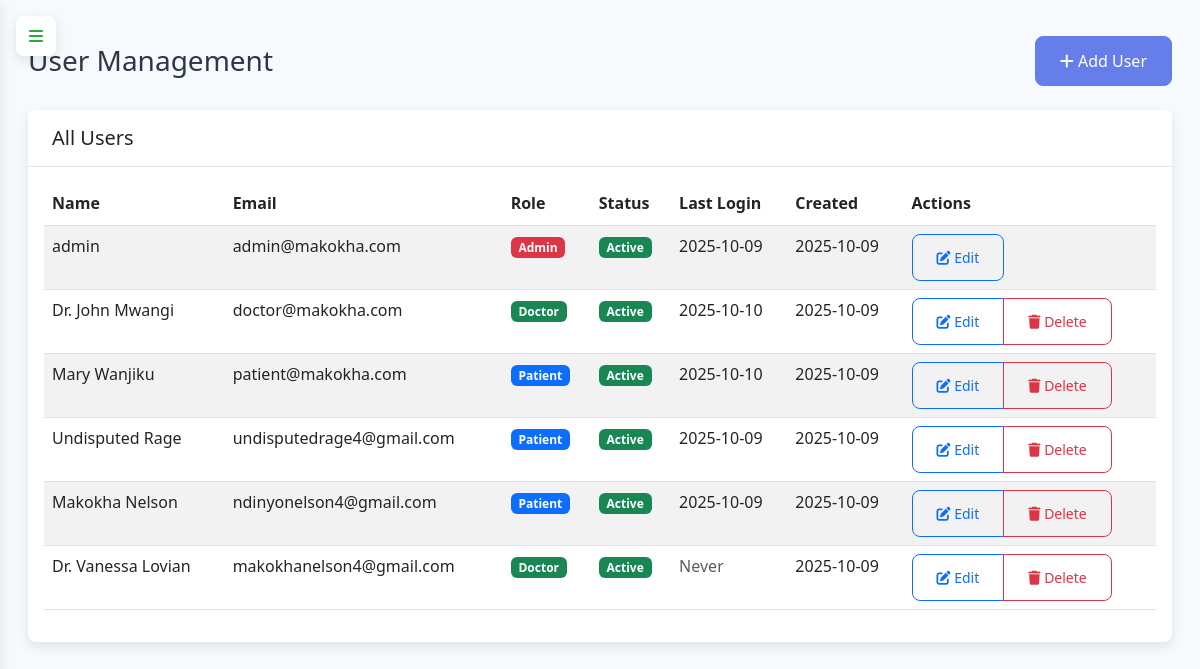
Before: /admin/users (signed in) with the older database file.
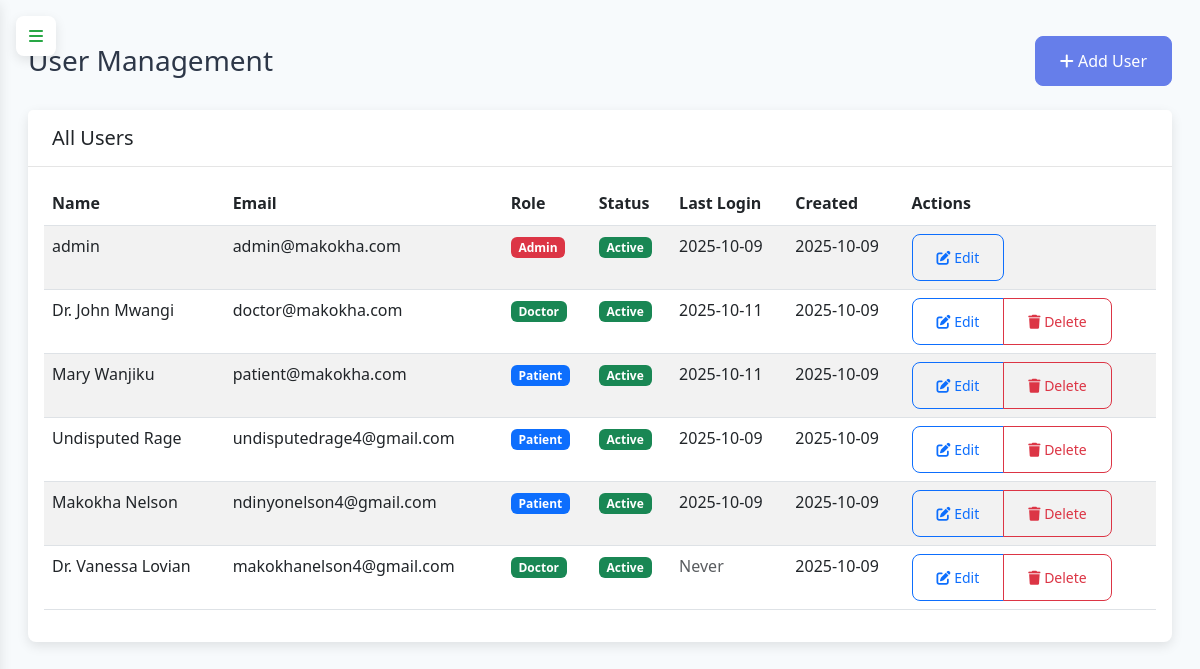
After: the same page with the newer database file.
### app.py (models this page shows, shortened)
class User(UserMixin, db.Model):
    id = db.Column(db.Integer, primary_key=True)
    username = db.Column(db.String(80), unique=True, nullable=True)
    email = db.Column(db.String(120), unique=True, nullable=False)
    password_hash = db.Column(db.String(128), nullable=True)  # Changed to nullable=True
    google_id = db.Column(db.String(100), unique=True, nullable=True)
    role = db.Column(db.String(20), nullable=False)
    created_at = db.Column(db.DateTime, default=lambda: datetime.utcnow())
    last_login = db.Column(db.DateTime)
    login_attempts = db.Column(db.Integer, default=0)
    account_locked_until = db.Column(db.DateTime)
    timezone = db.Column(db.String(50), default='UTC')
    patient_profile = db.relationship('Patient', backref='user', uselist=False, cascade='all, delete-orphan')
    doctor_profile = db.relationship('Doctor', backref='user', uselist=False, cascade='all, delete-orphan')

class Doctor(db.Model):
    id = db.Column(db.Integer, primary_key=True)
    user_id = db.Column(db.Integer, db.ForeignKey('user.id', ondelete='CASCADE'), nullable=False)
    first_name = db.Column(db.String(50), nullable=False)
    last_name = db.Column(db.String(50), nullable=False)
    specialization = db.Column(db.String(100), nullable=False)
    license_number = db.Column(db.String(50), nullable=False)
    phone = db.Column(db.String(20))
    bio = db.Column(db.Text)
    consultation_fee = db.Column(db.Float, nullable=False)
    available_hours = db.Column(db.Text)
    is_available = db.Column(db.Boolean, default=True)
    timezone = db.Column(db.String(50), default='UTC')  # Doctor's timezone
    appointments = db.relationship('Appointment', backref='doctor', lazy=True, cascade='all, delete-orphan')

class Patient(db.Model):
    id = db.Column(db.Integer, primary_key=True)
    user_id = db.Column(db.Integer, db.ForeignKey('user.id', ondelete='CASCADE'), nullable=False)
    first_name = db.Column(db.String(50), nullable=False)
    last_name = db.Column(db.String(50), nullable=False)
    phone = db.Column(db.String(20))
    date_of_birth = db.Column(db.Date)
    address = db.Column(db.Text)
    emergency_contact = db.Column(db.String(100))
    medical_history = db.Column(db.Text)
    appointments = db.relationship('Appointment', backref='patient', lazy=True, cascade='all, delete-orphan')
    documents = db.relationship('PatientDocument', backref='patient', lazy=True, cascade='all, delete-orphan')

### app.py (the view)
@app.route('/admin/users')
@login_required
def manage_users():
    if current_user.role != 'admin':
        flash('Access denied', 'error')
        return redirect(url_for('index'))
    users = User.query.all()
    return render_template('admin_users.html', users=users)

### app.py (called while the page is built, shortened)
def get_user_timezone():
    try:
        if 'user_timezone' in session:
            return pytz.timezone(session['user_timezone'])
        ip_address = request.remote_addr
        if ip_address in ['127.0.0.1', 'localhost']:
            return pytz.timezone('Africa/Nairobi')
    except Exception as e:
        app.logger.error(f"Error getting user timezone: {str(e)}")
        return pytz.UTC

def convert_to_user_timezone(utc_dt):
    if not utc_dt:
        return None
    if utc_dt.tzinfo is None:
        utc_dt = pytz.UTC.localize(utc_dt)
    user_tz = get_user_timezone()
    return utc_dt.astimezone(user_tz)

def format_datetime(dt, format_str="%Y-%m-%d %H:%M:%S %Z"):
    if not dt:
        return ""
    local_dt = convert_to_user_timezone(dt)
    return local_dt.strftime(format_str)

@login_manager.user_loader
def load_user(user_id):
    return db.session.get(User, int(user_id))

@app.context_processor
def utility_processor():
    return {
        'get_current_time': get_current_time,
        'format_datetime': format_datetime,
        'get_user_timezone': get_user_timezone,
        'convert_to_user_timezone': convert_to_user_timezone,
        'datetime': datetime  # Add this line
    }

@app.context_processor
def inject_user_role():
    return {
        'current_user_role': current_user.role if current_user.is_authenticated else None
    }

### templates/admin_users.html (shortened to what this page needs)
{% extends "base.html" %}
{% block content %}
<div class="container-fluid">
    <div class="row">
        <div class="col-12">
            <div class="d-flex justify-content-between align-items-center mb-4">
                <h1 class="h3 mb-0">User Management</h1>
                <button class="btn btn-primary" onclick="showCreateUserModal()">
                    <i class="fas fa-plus"></i> Add User
                </button>
            </div>
        </div>
    </div>
    <div class="row">
        <div class="col-12">
            <div class="card">
                <div class="card-header">
                    <h5 class="card-title mb-0">All Users</h5>
                </div>
                <div class="card-body">
                    {% if users %}
                    <div class="table-responsive">
                        <table class="table table-striped">
                            <thead>
                                <tr>
                                    <th>Name</th>
                                    <th>Email</th>
                                    <th>Role</th>
                                    <th>Status</th>
                                    <th>Last Login</th>
                                    <th>Created</th>
                                    <th>Actions</th>
                                </tr>
                            </thead>
                            <tbody>
                                {% for user in users %}
                                <tr>
                                    <td>
                                        {% if user.patient_profile %}
                                            {{ user.patient_profile.first_name }} {{ user.patient_profile.last_name }}
                                        {% elif user.doctor_profile %}
                                            Dr. {{ user.doctor_profile.first_name }} {{ user.doctor_profile.last_name }}
                                        {% else %}
                                            {{ user.username or 'N/A' }}
                                        {% endif %}
                                    </td>
                                    <td>{{ user.email }}</td>
                                    <td>
                                        <span class="badge
                                            {% if user.role == 'admin' %}bg-danger
                                            {% elif user.role == 'doctor' %}bg-success
                                            {% else %}bg-primary{% endif %}">
                                            {{ user.role|title }}
                                        </span>
                                    </td>
                                    <td>
                                        <span class="badge bg-success">Active</span>
                                    </td>
                                    <td>
                                        {% if user.last_login %}
                                            {{ format_datetime(user.last_login, "%Y-%m-%d") }}
                                        {% else %}
                                            <span class="text-muted">Never</span>
                                        {% endif %}
                                    </td>
                                    <td>
                                        {{ format_datetime(user.created_at, "%Y-%m-%d") }}
                                    </td>
                                    <td>
                                        <div class="btn-group">
                                            <button class="btn btn-sm btn-outline-primary"
                                                    onclick="editUser({{ user.id }})">
                                                <i class="fas fa-edit"></i> Edit
                                            </button>
                                            {% if user.id != current_user.id %}
                                            <button class="btn btn-sm btn-outline-danger"
                                                    onclick="deleteUser({{ user.id }})">
                                                <i class="fas fa-trash"></i> Delete
                                            </button>
                                            {% endif %}
                                        </div>
                                    </td>
                                </tr>
                                {% endfor %}
                            </tbody>
                        </table>
                    </div>
                    {% else %}
                    <div class="text-center py-4">
                        <i class="fas fa-users fa-3x text-muted mb-3"></i>
                        <h5>No users found</h5>
                        <p class="text-muted">There are no users in the system yet.</p>
                    </div>
                    {% endif %}
                </div>
            </div>
        </div>
    </div>
</div>
{% endblock %}

### templates/base.html (shortened to what this page needs)
<!DOCTYPE html>
<html lang="en">
<head>
    <link href="https://cdn.jsdelivr.net/npm/bootstrap@5.3.0/dist/css/bootstrap.min.css" rel="stylesheet">
    <link rel="stylesheet" href="https://cdn.jsdelivr.net/npm/bootstrap-icons@1.11.1/font/bootstrap-icons.css">
    <link rel="stylesheet" href="https://cdnjs.cloudflare.com/ajax/libs/font-awesome/6.4.0/css/all.min.css">
</head>
<body>
    <button class="pc-toggle-nav" id="pcToggleNav">
        <i class="fas fa-bars"></i>
    </button>
    <main class="main-content" id="mainContent">
        {% block content %}{% endblock %}
    </main>
</body>
</html>

### templates/base.html (style rules this page uses)
:root { --sidebar-width: 260px; --primary-color: #667eea; --primary-dark: #5a6fd8; --secondary-color: #764ba2; --bg-light: #f7fafc; --text-dark: #2d3748; --text-light: #718096; --white: #ffffff; --header-height: 70px; --transition-speed: 0.3s; --shadow: 0 4px 12px rgba(0, 0, 0, 0.1); --radius: 8px; --hamburger-red: #dc3545; --hamburger-green: #28a745; }
body { background-color: var(--bg-light); font-family: 'Segoe UI', Tahoma, Geneva, Verdana, sans-serif; line-height: 1.6; color: var(--text-dark); padding-top: 20px; }
.pc-toggle-nav { position: fixed; left: 1rem; top: 1rem; z-index: 1060; width: 40px; height: 40px; border-radius: 8px; background: white; border: none; color: var(--hamburger-green); display: none; align-items: center; justify-content: center; cursor: pointer; box-shadow: var(--shadow); transition: all var(--transition-speed); }
.main-content { margin-left: 0; transition: margin var(--transition-speed) ease; min-height: 100vh; padding: 1rem; width: 100%; }
.card { border-radius: var(--radius); box-shadow: var(--shadow); border: none; margin-bottom: 1.5rem; }
.card-header { background-color: white; border-bottom: 1px solid rgba(0,0,0,0.1); font-weight: 600; padding: 1rem 1.5rem; }
.btn { border-radius: var(--radius); padding: 0.75rem 1.5rem; font-weight: 500; transition: all 0.3s; }
.btn-primary { background-color: var(--primary-color); border-color: var(--primary-color); }
@media (min-width: 1200px) { .pc-toggle-nav { display: flex !important; } }

Changed rows visible on the page:
changed User "doctor@makokha.com": last_login "2025-10-10" → "2025-10-11"
changed User "patient@makokha.com": last_login "2025-10-10" → "2025-10-11"
